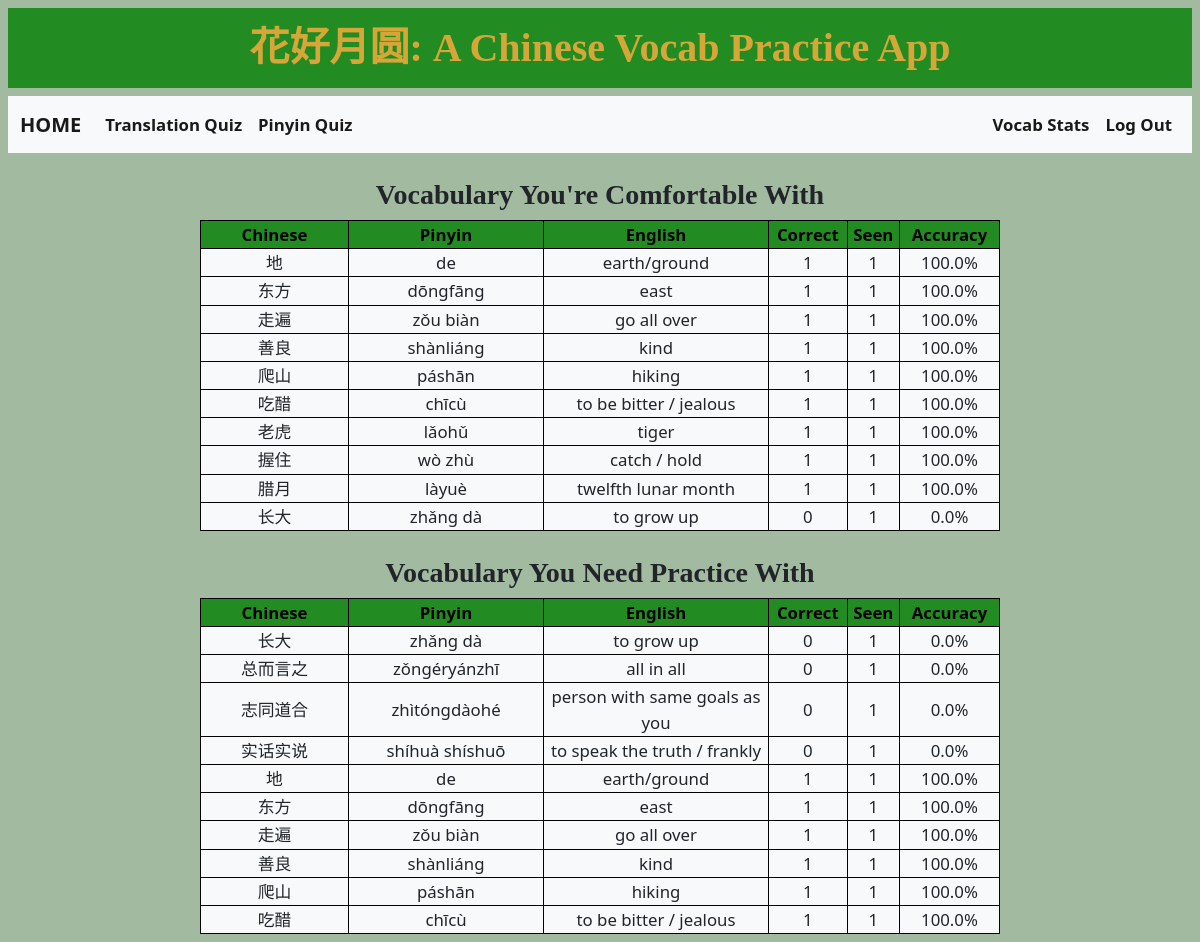
Screenshot of /history (signed in) with the database file from the repository.
### tables this page shows
CREATE TABLE "accuracy" (
    "id" INTEGER,
    "user_id" INTEGER NOT NULL,
    "vocab_id" INTEGER NOT NULL UNIQUE,
    "seen" INTEGER NOT NULL,
    "correct" INTEGER NOT NULL,
    PRIMARY KEY("id"),
    FOREIGN KEY("user_id") REFERENCES "users"("id")
    FOREIGN KEY("vocab_id") REFERENCES "vocab"("id")
);

CREATE TABLE "vocab" (
    "id" INTEGER,
    "class_id" INTEGER,
    "chinese" TEXT NOT NULL,
    "pinyin" TEXT NOT NULL,
    "toneless" TEXT NOT NULL,
    "english" TEXT NOT NULL,
    "length" INTEGER NOT NULL,
    "source" INTEGER NOT NULL,
    PRIMARY KEY("id"),
    FOREIGN KEY("class_id") REFERENCES "classes"("id")
);

### app.py (the view)
@app.route("/history", methods=["GET"])
def vocab_history():
    if 'user_id' in session:
        best = get_best_vocab(10)
        worst = get_worst_vocab(10)
        length = len(best)
        return render_template("history.html", best=best, worst=worst, length=length)
    else:
        return render_template("history.html")

### app.py (called while the page is built)
@app.after_request
def after_request(response):
    response.headers["Cache-Control"] = "no-cache, no-store, must-revalidate"
    response.headers["Expires"] = 0
    response.headers["Pragma"] = "no-cache"
    return response

def get_best_vocab(n):
    best = db.execute(
        """SELECT vocab_id, chinese, pinyin, english, correct, seen, ROUND((CAST(correct AS FLOAT) / seen * 100), 2) as accuracy FROM accuracy
        JOIN vocab ON accuracy.vocab_id = vocab.id WHERE user_id = ? ORDER BY accuracy DESC, seen DESC, vocab.id ASC LIMIT ?""", session["user_id"], n)
    return best

def get_worst_vocab(n):
    worst = db.execute(
        """SELECT vocab_id, chinese, pinyin, english, correct, seen, ROUND((CAST(correct AS FLOAT) / seen * 100), 2) as accuracy FROM accuracy
        JOIN vocab ON accuracy.vocab_id = vocab.id WHERE user_id = ? ORDER BY accuracy ASC, seen DESC, vocab.id ASC LIMIT ?""", session["user_id"], n)
    return worst

### templates/history.html (shortened to what this page needs)
{% extends "layout.html" %}
{% block main %}
    {% if length != 0 %}
        {% if best is defined %}
            <br>
            <h3>Vocabulary You're Comfortable With</h3>
            <table class=char-history-table>
                <thead>
                    <tr>
                        <th> Chinese </th>
                        <th> Pinyin </th>
                        <th> English </th>
                        <th> Correct </th>
                        <th> Seen </th>
                        <th> Accuracy </th>
                    </tr>
                </thead>
                <tbody>
                    {% for char in best %}
                        <tr>
                            <td>{{ char.chinese }}</td>
                            <td>{{ char.pinyin }}</td>
                            <td>{{ char.english }}</td>
                            <td>{{ char.correct }}</td>
                            <td>{{ char.seen }}</td>
                            <td>{{ char.accuracy }}%</td>
                        </tr>
                    {% endfor %}
                </tbody>
            </table>
            <br>
            <h3>Vocabulary You Need Practice With</h3>
            <table class=char-history-table>
                <thead>
                    <tr>
                        <th> Chinese </th>
                        <th> Pinyin </th>
                        <th> English </th>
                        <th> Correct </th>
                        <th> Seen </th>
                        <th> Accuracy </th>
                    </tr>
                </thead>
                <tbody>
                    {% for char in worst %}
                        <tr>
                            <td>{{ char.chinese }}</td>
                            <td>{{ char.pinyin }}</td>
                            <td>{{ char.english }}</td>
                            <td>{{ char.correct }}</td>
                            <td>{{ char.seen }}</td>
                            <td>{{ char.accuracy }}%</td>
                        </tr>
                    {% endfor %}
                </tbody>
            </table>
        {% else %}
            <br>
            <h6>Please Login to View Character Stats</h6>
        {% endif %}
        {% else %}
        <br>
        <h6>No Results Found</h6>
        <h6>Click the Links Above to Start a Quiz!</h6>
    {% endif %}
{% endblock %}

### static/styles.css (style rules this page uses)
h3 { font-family: fangsong; font-weight: 888; }
th { border: 1px solid black; background-color: #228B22; color: #000000; }
table, td { border: 1px solid black; background-color: #f8f9fa; }
.char-history-table { border-collapse: collapse; margin-left: auto; margin-right: auto; width: 800px; border: 2px; }
.char-history-table td:nth-child(1) { width: 148px; }
.char-history-table td:nth-child(2) { width: 195px; }
.char-history-table td:nth-child(3) { width: 225px; }
.char-history-table td:nth-child(4) { width: 77; }
.char-history-table td:nth-child(5) { width: 77; }
.char-history-table td:nth-child(6) { width: 100px; }

### rows the page displays
accuracy: chinese "地", pinyin "de", english "earth/ground", correct "1", seen "1", accuracy "100.0"
accuracy: chinese "东方", pinyin "dōngfāng", english "east", correct "1", seen "1", accuracy "100.0"
accuracy: chinese "走遍", pinyin "zǒu biàn", english "go all over", correct "1", seen "1", accuracy "100.0"
accuracy: chinese "善良", pinyin "shànliáng", english "kind", correct "1", seen "1", accuracy "100.0"
accuracy: chinese "爬山", pinyin "páshān", english "hiking", correct "1", seen "1", accuracy "100.0"
accuracy: chinese "吃醋", pinyin "chīcù", english "to be bitter / jealous", correct "1", seen "1", accuracy "100.0"
accuracy: chinese "老虎", pinyin "lǎohǔ", english "tiger", correct "1", seen "1", accuracy "100.0"
accuracy: chinese "握住", pinyin "wò zhù", english "catch / hold", correct "1", seen "1", accuracy "100.0"
accuracy: chinese "腊月", pinyin "làyuè", english "twelfth lunar month", correct "1", seen "1", accuracy "100.0"
accuracy: chinese "长大", pinyin "zhǎng dà", english "to grow up", correct "0", seen "1", accuracy "0.0"
accuracy: chinese "总而言之", pinyin "zǒngéryánzhī", english "all in all", correct "0", seen "1", accuracy "0.0"
accuracy: chinese "志同道合", pinyin "zhìtóngdàohé", english "person with same goals as you", correct "0", seen "1", accuracy "0.0"
accuracy: chinese "实话实说", pinyin "shíhuà shíshuō", english "to speak the truth / frankly", correct "0", seen "1", accuracy "0.0"
